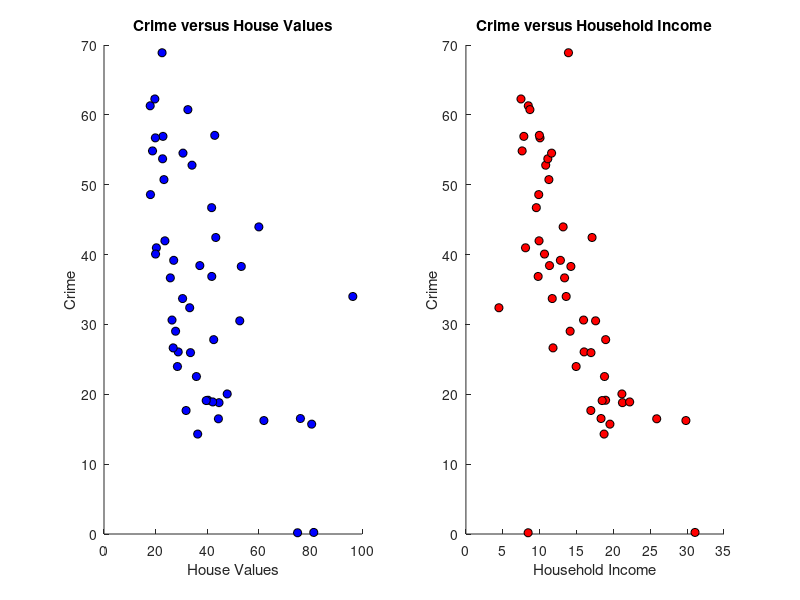

This chart was generated by the following MATLAB code:
% since the .txt file is not available therefore I will use the data you
% have provided 
% to use your data do the following
% data=importdata('crime.txt'); % uncomment this line and delete the data
% matrix below

data=[18.802 21.232 44.567 35.62 42.38
32.388 4.477 33.200 36.50 40.52
38.426 11.337 37.125 36.71 38.71
0.178 8.438 75.000 33.36 38.41
15.726 19.531 80.467 38.80 44.07
30.627 15.956 26.350 39.82 41.18
50.732 11.252 23.225 40.01 38.00
26.067 16.029 28.750 43.75 39.28
48.585 9.873 18.000 39.61 34.91
34.001 13.598 96.400 47.61 36.42
36.869 9.798 41.750 48.58 34.46
20.049 21.155 47.733 49.61 32.65
19.146 18.942 40.300 50.11 29.91
18.905 22.207 42.100 51.24 27.80
27.823 18.950 42.500 50.89 25.24
16.241 29.833 61.950 48.44 27.93
0.224 31.070 81.267 46.73 31.91
30.516 17.586 52.600 43.44 35.92
33.705 11.709 30.450 43.37 33.46
40.970 8.085 20.300 41.13 33.14
52.794 10.822 34.100 43.95 31.61
41.968 9.918 23.600 44.10 30.40
39.175 12.814 27.000 43.70 29.18
53.711 11.107 22.700 41.04 28.78
25.962 16.961 33.500 43.23 27.31
22.541 18.796 35.800 42.67 24.96
26.645 11.813 26.800 41.21 25.90
29.028 14.135 27.733 39.32 25.85
36.664 13.380 25.700 41.09 27.49
42.445 17.107 43.300 38.32 28.82
56.920 7.856 22.850 41.31 30.90
61.299 8.461 17.900 39.36 32.88
60.750 8.681 32.500 39.72 30.64
68.892 13.906 22.500 38.29 30.35
38.298 14.236 53.200 36.60 32.09
54.839 7.625 18.800 37.60 34.08
56.706 10.048 19.900 37.13 36.12
62.275 7.467 19.700 37.85 36.30
46.716 9.549 41.700 35.95 36.40
57.066 9.963 42.900 35.72 35.60
54.522 11.618 30.600 35.76 34.66
43.962 13.185 60.000 36.15 33.92
40.074 10.655 19.975 34.08 30.42
23.974 14.948 28.450 30.32 28.26
17.677 16.940 31.800 27.94 29.85
14.306 18.739 36.300 27.27 28.21
19.101 18.477 39.600 24.25 26.69
16.531 18.324 76.100 25.47 25.71
16.492 25.873 44.333 29.02 26.58];


% extract house values (third column)
House_values=data(:,3);

% extract crime(first column)
crime=data(:,1);

% household income
household_income=data(:,2);

% plot
subplot(1,2,1) % 1 row two columns ,third argument is the index of the current axe
scatter(House_values,crime,'MarkerEdgeColor','k','MarkerFaceColor','b')
xlabel("House Values")
ylabel("Crime")
title("Crime versus House Values")

subplot(1,2,2) % second subplot
scatter(household_income,crime,'MarkerEdgeColor','k','MarkerFaceColor','r')

xlabel("Household Income")
ylabel("Crime")
title("Crime versus Household Income")


